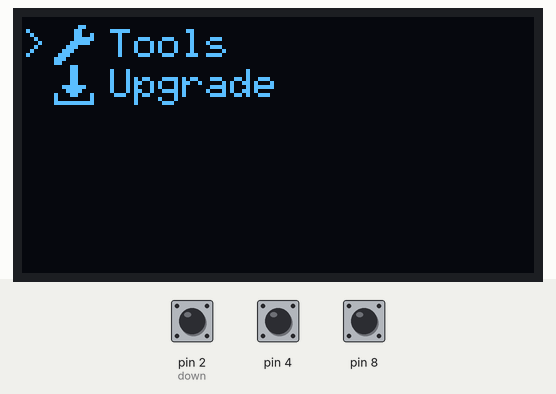
A sketch run on a simulated Arduino Uno, built with avr-gcc and run on an emulated ATmega328P. Shown: 128×64 one-colour display. The test bench sets the inputs (shaded band); at power-on: pin 4 HIGH, pin 2 (down) HIGH, pin 8 HIGH.

Above: at 1.2 s.
1.3 s: pin 4 pulled LOW for 0.15 s
At 3.3 s:
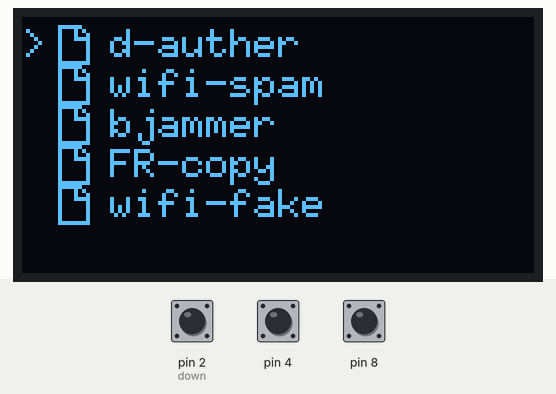
3.6 s: pin 2 (down) pulled LOW for 3.2 s
At 7.7 s:
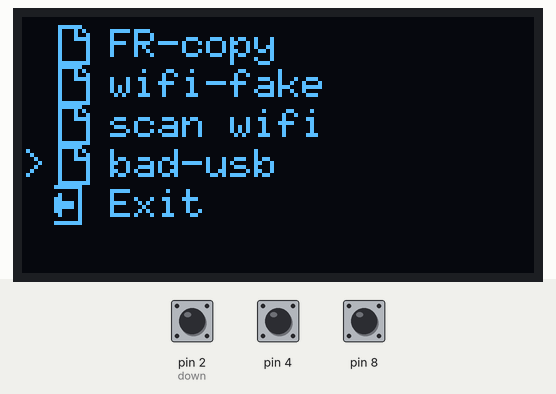
8.3 s: pin 2 (down) pulled LOW for 1 s
At 10.2 s:
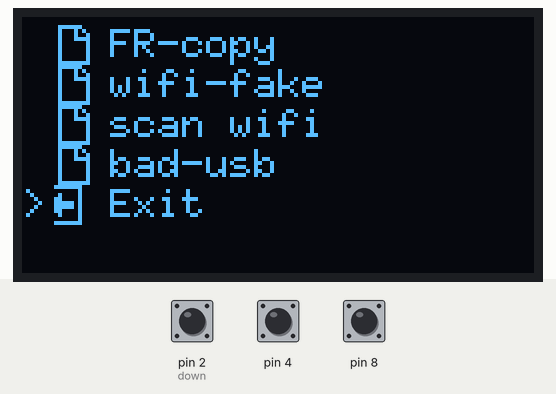
10.8 s: pin 8 pulled LOW for 3.2 s
At 12.66 s:
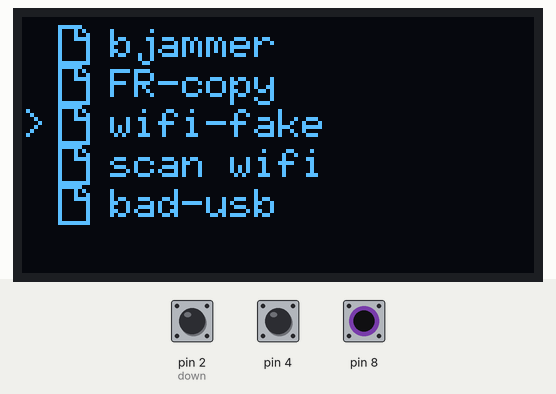
Timing chart, 0 to 14.2 s (numbered marks = the images above; inputs shaded):
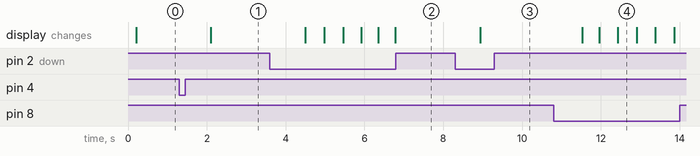

The sketch:

Flipper-Core.ino
```cpp
#include "F-Core.hpp"

Timer button_timer, fps_timer;

namespace Menu
{
  MenuSystem
    home, tools;
};

namespace Control
{
  Button
    down(2), enter(4), up(8);
};

namespace Page
{
  Activity
    home, tools;
};

void moveCursorWithButtons(MenuSystem &menu)
{
  if(Control::enter.isPressed() && button_timer.getMillis() > 250)
  {
    menu.click();
    button_timer.reset();
  }

  if(Control::down.isPressed()) menu.moveCursor(1);
  if(Control::up.isPressed()) menu.moveCursor(-1);
}

void boot_system()
{
  display.setup();
  Control::down.setup();
  Control::up.setup();
  Control::enter.setup();
}

void create_pages()
{
  Page::home.onLoop = []() {
    moveCursorWithButtons(Menu::home);
    display.firstPage(); do
    {
      display.draw(Menu::home);
    } while(display.nextPage());
  };
  Page::home.onSetup = []() {
    Menu::home.addOption(Option("Tools", Icon::TOOLS, FN_SWITCH(Page::tools)));
    Menu::home.addOption(Option("Upgrade", Icon::UPGRADE));
  };
  Page::home.onReset = []() {
    Menu::home.flush();
  };

  Page::tools.onLoop = []() {
    moveCursorWithButtons(Menu::tools);
    display.firstPage(); do
    {
      display.draw(Menu::tools);
    } while(display.nextPage());
  };
  Page::tools.onSetup = []() {
    Menu::tools.addOption(Option("d-auther", Icon::SCRIPT));
    Menu::tools.addOption(Option("wifi-spam", Icon::SCRIPT));
    Menu::tools.addOption(Option("bjammer", Icon::SCRIPT));
    Menu::tools.addOption(Option("FR-copy", Icon::SCRIPT));
    Menu::tools.addOption(Option("wifi-fake", Icon::SCRIPT));
    Menu::tools.addOption(Option("scan wifi", Icon::SCRIPT));
    Menu::tools.addOption(Option("bad-usb", Icon::SCRIPT));
    Menu::tools.addOption(Option("Exit", Icon::EXIT, FN_SWITCH(Page::home)));
  };
  Page::tools.onReset = []() {
    Menu::tools.flush();
  };

  switchPage(Page::home);
}

void setup()
{
  boot_system();
  create_pages();
}

void loop()
{
  if(fps_timer.getMillis() > 1000 / FPS)
  {
    processPendingSwitch();
    if(current_activity)
      current_activity->onLoop();

    fps_timer.reset();
  }
}
```

Activity.hpp
```cpp
#ifndef ACTIVITY_HPP
#define ACTIVITY_HPP

class Activity final
{
public:
	Activity() noexcept;
	Activity(void (*onLoop)(), void (*onSetup)(), void (*onReset)() = []()->void{}) noexcept;

	void create(void (*onLoop)(), void (*onSetup)() = []()->void{}, void (*onReset)() = []()->void{}) noexcept;

	~Activity() noexcept;

	void (*onLoop)();
	void (*onSetup)();
	void (*onReset)();
};

#endif
```

Button.hpp
```cpp
#ifndef BUTTON_HPP
#define BUTTON_HPP

#include <Arduino.h>

class Button
{
public:
	Button() noexcept;
	Button(const int) noexcept;

	void setPin(const int) noexcept;
	void handle() noexcept;
	void setup() noexcept;
	const bool isPressed() noexcept;

	~Button() noexcept;
private:
	unsigned int __pin, __stat, __is_clicked;
	bool __is_pressed;
};

#endif
```

Display.hpp
```cpp
#ifndef DISPLAY_HPP
#define DISPLAY_HPP

#include "Drawable.hpp"
#include "Config.hpp"

class Display
{
public:
  Display() noexcept;

  void setup() noexcept;
  void draw(const Drawable&) const noexcept;
  void firstPage() noexcept;
  const int nextPage() noexcept;

  ~Display() noexcept;
private:
  DISPLAY_INSTANCE *__u8g;
};

#endif
```

Drawable.hpp
```cpp
#ifndef DRAWABLE_HPP
#define DRAWABLE_HPP

#include <U8g2lib.h>
#include "Config.hpp"

class Drawable
{
public:
  virtual ~Drawable() noexcept = default;

  friend class Display;
private:
  virtual void __draw(DISPLAY_INSTANCE *) const noexcept = 0;
};

#endif
```

F-Core.hpp
```cpp
#ifndef F_CORE_HPP
#define F_CORE_HPP

#include "Display.hpp"
#include "Activity.hpp"
#include "Text.hpp"
#include "ListOption.hpp"
#include "Button.hpp"
#include "MenuSystem.hpp"
#include "Icon.hpp"
#include "Image.hpp"
#include "Timer.hpp"

#define FN_SWITCH(page) []() { switchPage(page); }

Display display;
Activity
  *current_activity = nullptr,
  *pending_activity = nullptr;

void switchPage(Activity &page)
{
  pending_activity = &page;
}

void processPendingSwitch()
{
  if (!pending_activity) return;
  if (current_activity != nullptr) current_activity->onReset();

  current_activity = pending_activity;
  pending_activity = nullptr;

  if (current_activity != nullptr) current_activity->onSetup();
}

#endif
```

Image.hpp
```cpp
#ifndef IMAGE_HPP
#define IMAGE_HPP

#include "Drawable.hpp"
#include "Transformable.hpp"

class Image : public Drawable, public Transformable
{
public:
	Image(const uint8_t *const) noexcept;

	virtual void setWidth(const uint8_t) noexcept;
	virtual void setHeight(const uint8_t) noexcept;
	const uint8_t &getWidth() const noexcept;
	const uint8_t &getHeight() const noexcept;

	virtual ~Image() noexcept;
private:
	const uint8_t *__data;
	uint8_t __width, __height;


  void __draw(DISPLAY_INSTANCE *) const noexcept;
};

#endif
```

ListOption.hpp
```cpp
#ifndef LISTOPTION_HPP
#define LISTOPTION_HPP

#include "Option.hpp"

typedef struct __ListOptionNode
{
	Option option;
	__ListOptionNode *next;
} ListOptionNode;

class ListOption
{
public:
	ListOption() noexcept;

	virtual void push(const Option) noexcept;
	const uint8_t &getSize() const noexcept;
	const Option *at(const uint8_t) const noexcept;
	virtual void flush() noexcept;

	virtual ~ListOption() noexcept;
private:
	uint8_t __size;
	ListOptionNode *__head, *__tail;
};

#endif
```

MenuSystem.hpp
```cpp
#ifndef MENUSYSTEM_HPP
#define MENUSYSTEM_HPP

#include "ListOption.hpp"
#include "Display.hpp"
#include "Config.hpp"

class MenuSystem : public Drawable
{
public:
  MenuSystem() noexcept;

  void addOption(Option) noexcept;
  void setCursor(uint8_t) noexcept;
  void moveCursor(int) noexcept;
  void click() noexcept;
  void flush() noexcept;

  ~MenuSystem() noexcept;
private:
  void __draw(DISPLAY_INSTANCE*) const noexcept;

  ListOption __options;
  uint8_t __cursor_index;
};

#endif
```

Option.hpp
```cpp
#ifndef OPTION_HPP
#define OPTION_HPP

#include <Arduino.h>
#include "Drawable.hpp"
#include "Transformable.hpp"

class Option : public Drawable, public Transformable
{
public:
	Option(const String = "<label>", const uint8_t* = NULL) noexcept;
	Option(const String, const uint8_t*, void (*onClick)()) noexcept;

	void setLabel(const String) noexcept;
	const String &getLabel() const noexcept;
	void setIcon(const uint8_t*) noexcept;
	const uint8_t *getIcon() const noexcept;
	void (*onClick)();

	friend class MenuSystem;

	~Option() noexcept;
private:
	String __label;
	const uint8_t *__icon;
	uint8_t __x, __y;

  void __draw(DISPLAY_INSTANCE *) const noexcept;
};

#endif
```

Text.hpp
```cpp
#ifndef TEXT_HPP
#define TEXT_HPP

#include "Config.hpp"
#include "Drawable.hpp"
#include "Transformable.hpp"

class Text : public Drawable, public Transformable
{
public:
  Text(const String, const uint8_t, const uint8_t) noexcept;

  ~Text() noexcept;
private:
  String __text;

  void __draw(DISPLAY_INSTANCE *) const noexcept;
};

#endif
```

Timer.hpp
```cpp
#ifndef TIMER_HPP
#define TIMER_HPP

#include <Arduino.h>

class Timer
{
public:
    Timer() noexcept;

    virtual void reset() noexcept;
    const unsigned long getMillis() const noexcept;

    virtual ~Timer() noexcept;
private:
    unsigned long __millis;
};

#endif
```

Transformable.hpp
```cpp
#ifndef TRANSFORMABLE_HPP
#define TRANSFORMABLE_HPP

#include <Arduino.h>

class Transformable
{
public:
	Transformable() noexcept;

	virtual void setX(const uint8_t) const noexcept;
	virtual void setY(const uint8_t) const noexcept;
	const uint8_t &getX() const noexcept;
	const uint8_t &getY() const noexcept;

	virtual ~Transformable() noexcept;

private:
	mutable uint8_t __x, __y;
};

#endif
```

Activity.cpp
```cpp
#include "Activity.hpp"

#define __EMPTY_FUNCTION [](){}

Activity::Activity() noexcept
{
	this->create(__EMPTY_FUNCTION, __EMPTY_FUNCTION, __EMPTY_FUNCTION);
}
Activity::Activity(void (*onLoop)(), void (*onSetup)(), void (*onReset)()) noexcept
	: Activity()
{
  this->create(onLoop, onSetup, onReset);
}

void Activity::create(void (*onLoop)(), void (*onSetup)(), void (*onReset)()) noexcept
{
  	this->onLoop = onLoop;
  	this->onSetup = onSetup;
	this->onReset = onReset;
}

Activity::~Activity() noexcept
{
}
```

Button.cpp
```cpp
#include "Button.hpp"

Button::Button() noexcept
  : __pin {0}, __is_pressed {false}
{
}
Button::Button(const int pin) noexcept
  : __is_pressed {false}
{
  this->setPin(pin);
}

void Button::setPin(const int pin) noexcept
{
  this->__pin = pin;
}
void Button::handle() noexcept
{
  this->__stat = digitalRead(this->__pin);
  if ((digitalRead(this->__pin) == LOW) && (this->__is_clicked == 0)) {
    this->__is_clicked = 1;
  }
  if ((digitalRead(this->__pin) == HIGH) && (this->__is_clicked == 1)) {
    this->__is_clicked = 0;
  }
}
void Button::setup() noexcept
{
  pinMode(this->__pin, INPUT_PULLUP);
}
const bool Button::isPressed() noexcept
{
  this->handle();
  return this->__is_clicked;
}

Button::~Button()
{
}
```

Display.cpp
```cpp
#include "Display.hpp"
#include <Wire.h>

Display::Display() noexcept
{
}

void Display::setup() noexcept
{
  this->__u8g = new DISPLAY_INSTANCE(U8G2_R0, U8X8_PIN_NONE);
	this->__u8g->begin();
  this->__u8g->setColorIndex(1);
  this->__u8g->setFont(FONT_INSTANCE);
}
void Display::draw(const Drawable &drawable) const noexcept
{
  drawable.__draw(this->__u8g);
}
void Display::firstPage() noexcept
{
  this->__u8g->firstPage();
}
const int Display::nextPage() noexcept
{
  return this->__u8g->nextPage();
}

Display::~Display() noexcept
{
  delete this->__u8g;
}
```

Image.cpp
```cpp
#include "Image.hpp"

Image::Image(const uint8_t *const data) noexcept
{
	this->__data = data;
	this->setX(0);
	this->setY(0);
	this->setWidth(10);
	this->setHeight(10);
}


void Image::setWidth(const uint8_t width) noexcept
{
	this->__width = width;
}
void Image::setHeight(const uint8_t height) noexcept
{
	this->__height = height;
}
const uint8_t &Image::getWidth() const noexcept
{
	return this->__width;
}
const uint8_t &Image::getHeight() const noexcept
{
	return this->__height;
}

Image::~Image() noexcept
{
}

void Image::__draw(DISPLAY_INSTANCE *U8G) const noexcept
{
	U8G->drawXBMP(this->getX(), this->getY(), this->getWidth(), this->getHeight(), this->__data);
}
```

ListOption.cpp
```cpp
#include "ListOption.hpp"

ListOption::ListOption() noexcept
	: __size { 0 }, __head { nullptr }, __tail { nullptr }
{
}

void ListOption::push(const Option option) noexcept
{
	ListOptionNode *node = new ListOptionNode();

	node->option = option;
	node->next = nullptr;

	if(!this->__head)
	{
		this->__head = node;
		this->__tail = node;
	}
	else
	{
		this->__tail->next = node;
		this->__tail = node;
	}

	this->__size++;
}
const uint8_t &ListOption::getSize() const noexcept
{
	return this->__size;
}
const Option *ListOption::at(const uint8_t key) const noexcept
{
	ListOptionNode *current = this->__head;
	uint8_t i = 0;

	while(current)
	{
		if(i == key)
			return &current->option;

		current = current->next;
		i++;
	}

	return nullptr;
}
void ListOption::flush() noexcept
{
	while(this->__head)
	{
		ListOptionNode *tmp = this->__head->next;
		delete this->__head;
		this->__head = tmp;
	}
	this->__head = nullptr;
	this->__tail = nullptr;
	this->__size = 0;
}

ListOption::~ListOption() noexcept
{
	this->flush();
}
```

MenuSystem.cpp
```cpp
#include "MenuSystem.hpp"

#include "Text.hpp"

MenuSystem::MenuSystem() noexcept
  : __cursor_index {0}
{
}

void MenuSystem::addOption(Option option) noexcept
{
  this->__options.push(option);
}
void MenuSystem::setCursor(uint8_t y) noexcept
{
	this->__cursor_index = y;
}
void MenuSystem::moveCursor(int direction) noexcept
{
	int total = this->__options.getSize();
  int new_index = this->__cursor_index + direction;

  if (new_index < 0)
    new_index = 0;
  if (new_index >= total)
		new_index = total - 1;

  this->__cursor_index = new_index;
}
void MenuSystem::click() noexcept
{
  if(this->__cursor_index >= this->__options.getSize()) return;
  const Option *option = this->__options.at(this->__cursor_index);

  if(option)
    option->onClick();
}
void MenuSystem::flush() noexcept
{
  this->__options.flush();
  this->__cursor_index = 0;
}

MenuSystem::~MenuSystem() noexcept
{
}

void MenuSystem::__draw(DISPLAY_INSTANCE *U8G) const noexcept
{
	const int total = this->__options.getSize();
  if(total == 0) return;

  const int max_visible = MAX_OPTIONS_BY_PAGE;

  int start_index = this->__cursor_index - max_visible / 2;

  if (start_index < 0)
    start_index = 0;
  if (start_index > total - max_visible)
    start_index = max(0, total - max_visible);

  int cursor_screen_y = this->__cursor_index - start_index;

  U8G->drawStr(0, FONT_HEIGHT * (cursor_screen_y + 1) + MENU_MARGIN_TOP, ">");

  for (int i = 0; i < max_visible; ++i)
  {
    int option_index = start_index + i;
    if (option_index >= total)
      break;

		this->__options.at(option_index)->setY(FONT_HEIGHT * (i + 1) + MENU_MARGIN_TOP);
    this->__options.at(option_index)->setX(TEXT_MARGIN_LEFT);
    this->__options.at(option_index)->__draw(U8G);
  }
}
```

Option.cpp
```cpp
#include "Option.hpp"

Option::Option(const String label, const uint8_t *icon) noexcept
{
	this->setLabel(label);
	this->setIcon(icon);
	this->setX(0);
	this->setY(0);
	this->onClick = [](){};
}
Option::Option(const String label, const uint8_t *icon, void (*onClick)()) noexcept
	: Option(label, icon)
{
	this->onClick = onClick;
}

void Option::setLabel(const String label) noexcept
{
	this->__label = label;
}
const String &Option::getLabel() const noexcept
{
	return this->__label;
}
void Option::setIcon(const uint8_t *icon) noexcept
{
	this->__icon = icon;
}
const uint8_t *Option::getIcon() const noexcept
{
	return this->__icon;
}

Option::~Option()
{
}

void Option::__draw(DISPLAY_INSTANCE *u8g) const noexcept
{
  u8g->drawStr(this->getX() + ICON_PADDING, this->getY(), this->__label.c_str());
	u8g->drawXBMP(this->getX(), this->getY() - ICON_PADDING_BOTTOM, ICON_SIZE, ICON_SIZE, this->__icon);
}
```

Text.cpp
```cpp
#include "Text.hpp"

Text::Text(const String text, const uint8_t x, const uint8_t y) noexcept
  : __text {text}
{
  this->setX(x);
  this->setY(y);
}

void Text::__draw(DISPLAY_INSTANCE *u8g) const noexcept
{
  u8g->drawStr(this->getX(), this->getY(), this->__text.c_str());
}

Text::~Text()
{
}
```

Timer.cpp
```cpp
#include "Timer.hpp"

Timer::Timer() noexcept
{
    this->__millis = millis();
}

void Timer::reset() noexcept
{
    this->__millis = millis();
}
const unsigned long Timer::getMillis() const noexcept
{
    return millis() - this->__millis;
}

Timer::~Timer() noexcept
{
}
```

Transformable.cpp
```cpp
#include "Transformable.hpp"

Transformable::Transformable() noexcept
{
	this->setX(0);
	this->setY(0);
}

void Transformable::setX(const uint8_t x) const noexcept
{
	this->__x = x;
}
void Transformable::setY(const uint8_t y) const noexcept
{
	this->__y = y;
}
const uint8_t &Transformable::getX() const noexcept
{
	return this->__x;
}
const uint8_t &Transformable::getY() const noexcept
{
	return this->__y;
}

Transformable::~Transformable() noexcept
{
}
```

Config.hpp
```cpp
#ifndef CONFIG_HPP
#define CONFIG_HPP

#include <Arduino.h>

// TODO - move all defined var of styles right here
// namespace Style {  }

#define FIRMWARE_NAME "Flipper-Core"
#define FIRMWARE_VERSION 0x001
#define FIRMWARE_MODEL "00A"
#define DISPLAY_INSTANCE U8G2_SSD1306_128X64_NONAME_1_HW_I2C
#define FONT_INSTANCE u8g2_font_6x10_tf
#define TEXT_MARGIN_TOP 4
#define TEXT_MARGIN_LEFT 8
#define FONT_HEIGHT 10
#define ICON_SIZE 10
#define ICON_PADDING_BOTTOM 8
#define ICON_PADDING 14
#define MENU_MARGIN_TOP 0
#define MAX_OPTIONS_BY_PAGE 5
#define MAX_OPTIONS_BY_MENU 7
#define DISPLAY_HEIGHT 64
#define DISPLAY_WIDTH 128
#define OPTIONS_GAP 1
#define CURSOR_MARGIN_BOTTOM 3
#define FPS 30

#endif
```

Source omitted: Icon.hpp (data table, 2501 bytes)

Measured:
- after the input at 1.3 s, the display: changes after 0.80 s (image 1)
- after the input at 3.6 s, the display: first changes after 0.90 s (image 2 shows a later state)
- after the input at 8.3 s, the display: changes after 0.64 s (image 3)
- after the input at 10.8 s, the display: first changes after 0.73 s (image 4 shows a later state)
- what the display in image 4 shows lasts 0.5 s, from 12.4 s to 12.9 s
